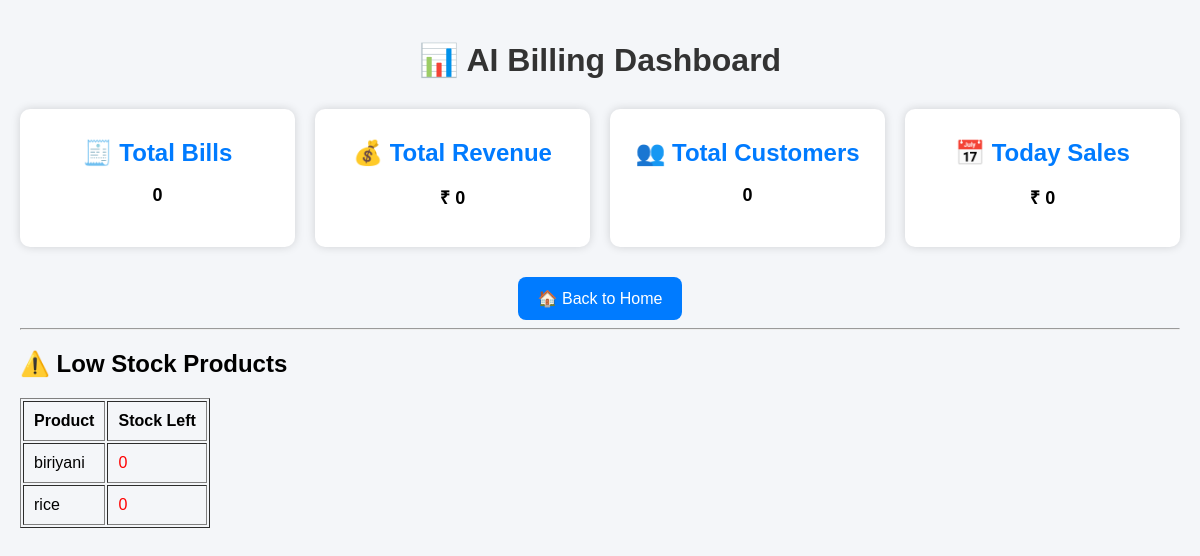
Page /dashboard on the earlier database version.
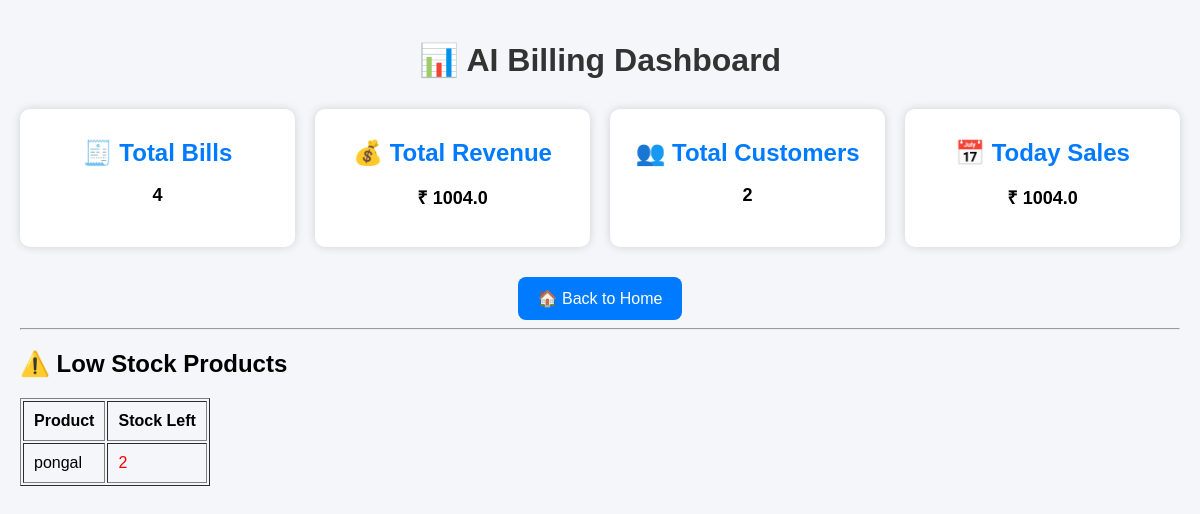
Same page on the later database version.
### app.py (models this page shows)
class Product(db.Model):
    id = db.Column(db.Integer, primary_key=True)
    product_name = db.Column(db.String(100), nullable=False)
    price = db.Column(db.Float, nullable=False)
    stock = db.Column(db.Integer, nullable=False)

### app.py (the view)
@app.route("/dashboard")
def dashboard():
    bills = Bill.query.all()
    total_bills = len(bills)
    total_revenue = sum(bill.total for bill in bills)
    total_customers = len(set(bill.mobile for bill in bills))
    today_sales = total_revenue
    low_stock = Product.query.filter(Product.stock <= 5).all()
    return render_template(
        "dashboard.html",
        today_sales=today_sales,
        total_bills=total_bills,
        total_revenue=total_revenue,
        total_customers=total_customers,
        low_stock=low_stock
    )

### templates/dashboard.html (shortened to what this page needs)
<!DOCTYPE html>
<html>
<head>
</head>
<body>
<h1>📊 AI Billing Dashboard</h1>
<div class="cards">
    <div class="card">
        <h2>🧾 Total Bills</h2>
        <p>{{ total_bills }}</p>
    </div>
    <div class="card">
        <h2>💰 Total Revenue</h2>
        <p>₹ {{ total_revenue }}</p>
    </div>
    <div class="card">
        <h2>👥 Total Customers</h2>
        <p>{{ total_customers }}</p>
    </div>
    <div class="card">
        <h2>📅 Today Sales</h2>
        <p>₹ {{ today_sales }}</p>
    </div>
</div>
<div class="center">
    <a href="/" class="btn">🏠 Back to Home</a>
</div>
<hr>
<h2>⚠️ Low Stock Products</h2>
{% if low_stock %}
<table border="1" cellpadding="10">
    <tr>
        <th>Product</th>
        <th>Stock Left</th>
    </tr>
    {% for product in low_stock %}
    <tr>
        <td>{{ product.product_name }}</td>
        <td style="color:red;">
            {{ product.stock }}
        </td>
    </tr>
    {% endfor %}
</table>
{% else %}
<p style="color:green;">
    ✅ All products have sufficient stock.
</p>
{% endif %}
</body>
</html>

Differences in the rows shown:
removed Product: product_name "biriyani", stock "0"
removed Product: product_name "rice", stock "0"
now on this page (row edited): Product: product_name "pongal", stock "2"
Other differences:
{{ total_bills }}: "0" → "4"
{{ total_revenue }}: "0" → "1004.0"
{{ total_customers }}: "0" → "2"
{{ today_sales }}: "0" → "1004.0"
